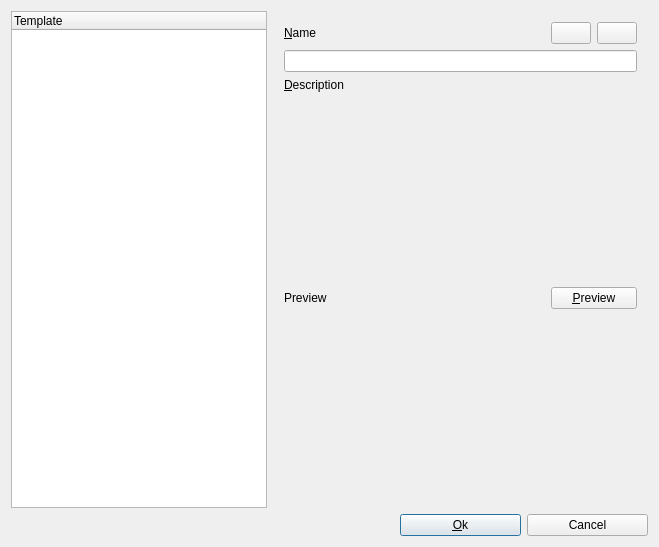
<ui version="4.0" >
 <class>toTemplateEditUI</class>
 <widget class="QDialog" name="toTemplateEditUI" >
  <property name="geometry" >
   <rect>
    <x>0</x>
    <y>0</y>
    <width>659</width>
    <height>547</height>
   </rect>
  </property>
  <property name="windowTitle" >
   <string>Template editor</string>
  </property>
  <layout class="QGridLayout" >
   <property name="leftMargin" >
    <number>11</number>
   </property>
   <property name="topMargin" >
    <number>11</number>
   </property>
   <property name="rightMargin" >
    <number>11</number>
   </property>
   <property name="bottomMargin" >
    <number>11</number>
   </property>
   <property name="horizontalSpacing" >
    <number>6</number>
   </property>
   <property name="verticalSpacing" >
    <number>6</number>
   </property>
   <item row="0" column="0" >
    <widget class="toTreeWidget" name="Templates" >
     <property name="sizePolicy" >
      <sizepolicy vsizetype="Expanding" hsizetype="Preferred" >
       <horstretch>0</horstretch>
       <verstretch>0</verstretch>
      </sizepolicy>
     </property>
     <property name="rootIsDecorated" >
      <bool>true</bool>
     </property>
     <property name="allColumnsShowFocus" >
      <bool>true</bool>
     </property>
     <column>
      <property name="text" >
       <string>Template</string>
      </property>
     </column>
    </widget>
   </item>
   <item row="0" column="1" colspan="3" >
    <widget class="QFrame" name="Frame3" >
     <property name="sizePolicy" >
      <sizepolicy vsizetype="Preferred" hsizetype="Expanding" >
       <horstretch>0</horstretch>
       <verstretch>0</verstretch>
      </sizepolicy>
     </property>
     <property name="frameShape" >
      <enum>QFrame::NoFrame</enum>
     </property>
     <property name="frameShadow" >
      <enum>QFrame::Plain</enum>
     </property>
     <layout class="QGridLayout" >
      <property name="leftMargin" >
       <number>11</number>
      </property>
      <property name="topMargin" >
       <number>11</number>
      </property>
      <property name="rightMargin" >
       <number>11</number>
      </property>
      <property name="bottomMargin" >
       <number>11</number>
      </property>
      <property name="horizontalSpacing" >
       <number>6</number>
      </property>
      <property name="verticalSpacing" >
       <number>6</number>
      </property>
      <item row="1" column="0" colspan="3" >
       <widget class="QLineEdit" name="Name" />
      </item>
      <item row="3" column="0" colspan="3" >
       <widget class="toMarkedText" native="1" name="Description" >
        <property name="sizePolicy" >
         <sizepolicy vsizetype="Expanding" hsizetype="Expanding" >
          <horstretch>0</horstretch>
          <verstretch>0</verstretch>
         </sizepolicy>
        </property>
       </widget>
      </item>
      <item row="2" column="0" colspan="3" >
       <widget class="QLabel" name="TextLabel3" >
        <property name="toolTip" >
         <string>Description text. Can be in HTML format.</string>
        </property>
        <property name="text" >
         <string>&amp;Description</string>
        </property>
        <property name="wordWrap" >
         <bool>false</bool>
        </property>
        <property name="buddy" >
         <cstring>Description</cstring>
        </property>
       </widget>
      </item>
      <item row="5" column="0" colspan="3" >
       <widget class="Q3TextView" native="1" name="Preview" >
        <property name="sizePolicy" >
         <sizepolicy vsizetype="Expanding" hsizetype="Expanding" >
          <horstretch>0</horstretch>
          <verstretch>0</verstretch>
         </sizepolicy>
        </property>
       </widget>
      </item>
      <item row="4" column="1" colspan="2" >
       <widget class="QPushButton" name="PreviewButton" >
        <property name="text" >
         <string>&amp;Preview</string>
        </property>
       </widget>
      </item>
      <item row="0" column="0" >
       <widget class="QLabel" name="TextLabel2" >
        <property name="sizePolicy" >
         <sizepolicy vsizetype="Minimum" hsizetype="Expanding" >
          <horstretch>0</horstretch>
          <verstretch>0</verstretch>
         </sizepolicy>
        </property>
        <property name="toolTip" >
         <string>Name of the template.</string>
        </property>
        <property name="text" >
         <string>&amp;Name</string>
        </property>
        <property name="wordWrap" >
         <bool>false</bool>
        </property>
        <property name="buddy" >
         <cstring>Name</cstring>
        </property>
       </widget>
      </item>
      <item row="0" column="2" >
       <widget class="QPushButton" name="TrashButton" >
        <property name="sizePolicy" >
         <sizepolicy vsizetype="Fixed" hsizetype="Minimum" >
          <horstretch>0</horstretch>
          <verstretch>0</verstretch>
         </sizepolicy>
        </property>
        <property name="toolTip" >
         <string>Remove the current template</string>
        </property>
        <property name="text" >
         <string/>
        </property>
        <property name="icon" >
         <iconset/>
        </property>
       </widget>
      </item>
      <item row="0" column="1" >
       <widget class="QPushButton" name="NewButton" >
        <property name="sizePolicy" >
         <sizepolicy vsizetype="Fixed" hsizetype="Minimum" >
          <horstretch>0</horstretch>
          <verstretch>0</verstretch>
         </sizepolicy>
        </property>
        <property name="toolTip" >
         <string>Add new template</string>
        </property>
        <property name="text" >
         <string/>
        </property>
        <property name="icon" >
         <iconset/>
        </property>
       </widget>
      </item>
      <item row="4" column="0" >
       <widget class="QLabel" name="TextLabel4" >
        <property name="sizePolicy" >
         <sizepolicy vsizetype="Minimum" hsizetype="Expanding" >
          <horstretch>0</horstretch>
          <verstretch>0</verstretch>
         </sizepolicy>
        </property>
        <property name="toolTip" >
         <string>Preview of the description. Press the button to update</string>
        </property>
        <property name="text" >
         <string>Preview</string>
        </property>
        <property name="wordWrap" >
         <bool>false</bool>
        </property>
        <property name="buddy" >
         <cstring>Preview</cstring>
        </property>
       </widget>
      </item>
     </layout>
    </widget>
   </item>
   <item row="1" column="0" colspan="2" >
    <spacer>
     <property name="orientation" >
      <enum>Qt::Horizontal</enum>
     </property>
     <property name="sizeType" >
      <enum>QSizePolicy::Expanding</enum>
     </property>
     <property name="sizeHint" >
      <size>
       <width>20</width>
       <height>20</height>
      </size>
     </property>
    </spacer>
   </item>
   <item row="1" column="3" >
    <widget class="QPushButton" name="PushButton2" >
     <property name="text" >
      <string>Cancel</string>
     </property>
    </widget>
   </item>
   <item row="1" column="2" >
    <widget class="QPushButton" name="PushButton1" >
     <property name="text" >
      <string>&amp;Ok</string>
     </property>
     <property name="default" >
      <bool>true</bool>
     </property>
    </widget>
   </item>
  </layout>
 </widget>
 <customwidgets>
  <customwidget>
   <class>toTreeWidget</class>
   <extends>QTreeWidget</extends>
   <header>totreewidget.h</header>
  </customwidget>
  <customwidget>
   <class>toMarkedText</class>
   <extends>QWidget</extends>
   <header>tomarkedtext.h</header>
  </customwidget>
  <customwidget>
   <class>Q3TextView</class>
   <extends>QWidget</extends>
   <header>q3textview.h</header>
  </customwidget>
 </customwidgets>
 <resources/>
 <connections>
  <connection>
   <sender>PushButton1</sender>
   <signal>clicked()</signal>
   <receiver>toTemplateEditUI</receiver>
   <slot>accept()</slot>
   <hints>
    <hint type="sourcelabel" >
     <x>20</x>
     <y>20</y>
    </hint>
    <hint type="destinationlabel" >
     <x>20</x>
     <y>20</y>
    </hint>
   </hints>
  </connection>
  <connection>
   <sender>PushButton2</sender>
   <signal>clicked()</signal>
   <receiver>toTemplateEditUI</receiver>
   <slot>reject()</slot>
   <hints>
    <hint type="sourcelabel" >
     <x>20</x>
     <y>20</y>
    </hint>
    <hint type="destinationlabel" >
     <x>20</x>
     <y>20</y>
    </hint>
   </hints>
  </connection>
  <connection>
   <sender>PreviewButton</sender>
   <signal>clicked()</signal>
   <receiver>toTemplateEditUI</receiver>
   <slot>preview()</slot>
   <hints>
    <hint type="sourcelabel" >
     <x>20</x>
     <y>20</y>
    </hint>
    <hint type="destinationlabel" >
     <x>20</x>
     <y>20</y>
    </hint>
   </hints>
  </connection>
  <connection>
   <sender>TrashButton</sender>
   <signal>clicked()</signal>
   <receiver>toTemplateEditUI</receiver>
   <slot>remove()</slot>
   <hints>
    <hint type="sourcelabel" >
     <x>20</x>
     <y>20</y>
    </hint>
    <hint type="destinationlabel" >
     <x>20</x>
     <y>20</y>
    </hint>
   </hints>
  </connection>
  <connection>
   <sender>NewButton</sender>
   <signal>clicked()</signal>
   <receiver>toTemplateEditUI</receiver>
   <slot>newTemplate()</slot>
   <hints>
    <hint type="sourcelabel" >
     <x>20</x>
     <y>20</y>
    </hint>
    <hint type="destinationlabel" >
     <x>20</x>
     <y>20</y>
    </hint>
   </hints>
  </connection>
  <connection>
   <sender>Templates</sender>
   <signal>selectionChanged()</signal>
   <receiver>toTemplateEditUI</receiver>
   <slot>changeSelection()</slot>
   <hints>
    <hint type="sourcelabel" >
     <x>20</x>
     <y>20</y>
    </hint>
    <hint type="destinationlabel" >
     <x>20</x>
     <y>20</y>
    </hint>
   </hints>
  </connection>
 </connections>
</ui>
